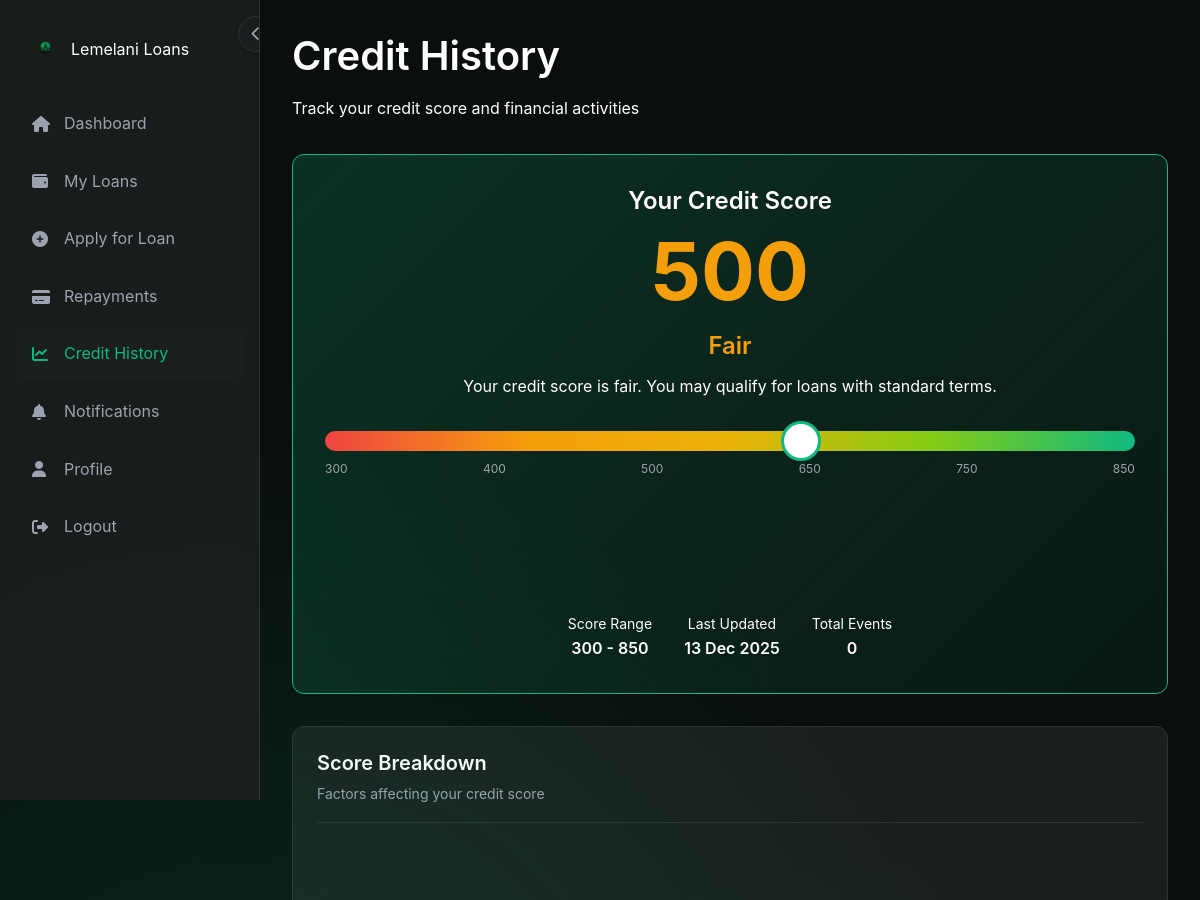
Before: /credit-history.php (signed in, upper part) with the older database file.
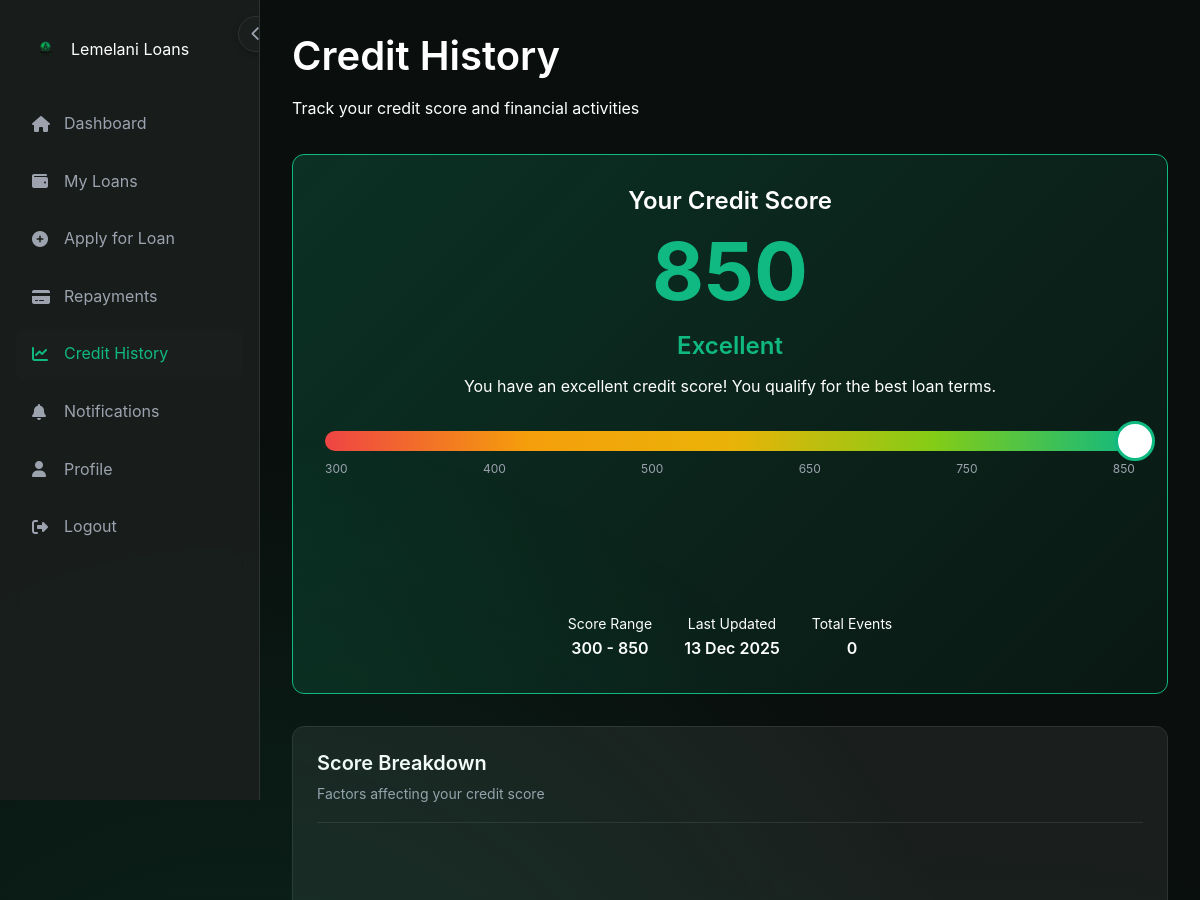
After: the same page with the newer database file.
### tables this page shows
CREATE TABLE users (
    user_id           INT UNSIGNED AUTO_INCREMENT PRIMARY KEY,
    full_name         VARCHAR(150)        NOT NULL,
    national_id       VARCHAR(30)         NOT NULL UNIQUE,
    phone             VARCHAR(20)         NOT NULL UNIQUE,
    email             VARCHAR(150)       UNIQUE,
    date_of_birth     DATE,
    gender            ENUM('male','female','other'),
    password_hash     VARCHAR(255)        NOT NULL,
    profile_photo     VARCHAR(255),
    is_verified       TINYINT(1)          DEFAULT 0,
    verification_status ENUM('pending','verified','rejected') DEFAULT 'pending',
    account_status    ENUM('active','suspended','blacklisted','closed') DEFAULT 'active',
    role              ENUM('customer','admin','manager')     DEFAULT 'customer',
    credit_score      SMALLINT UNSIGNED   DEFAULT 300,
    last_login        TIMESTAMP NULL,
    created_at        TIMESTAMP           DEFAULT CURRENT_TIMESTAMP,
    updated_at        TIMESTAMP           DEFAULT CURRENT_TIMESTAMP ON UPDATE CURRENT_TIMESTAMP,
    INDEX idx_national_id (national_id),
    INDEX idx_email (email),
    INDEX idx_role (role),
    INDEX idx_account_status (account_status),
    INDEX idx_is_verified (is_verified)
);

### config/config.php (called while the page is built, shortened)
<?php
function get_user_id() {
    return $_SESSION['user_id'] ?? null;
}
function format_date($date) {
    return date('d M Y', strtotime($date));
}
?>

### classes/User.php (called while the page is built, shortened)
<?php
class User {
    private $conn;
    private $table_name = "users";
    public function __construct($db) {
        $this->conn = $db;
    }
    public function getUserById($user_id) {
        $query = "SELECT u.*,
                         u.profile_photo AS selfie_path,
                         (
                            SELECT ud.file_path
                            FROM user_documents ud
                            WHERE ud.user_id = u.user_id AND ud.doc_type = 'national_id'
                            ORDER BY ud.uploaded_at DESC
                            LIMIT 1
                         ) AS id_document_path
                  FROM " . $this->table_name . " u
                  WHERE u.user_id = :user_id
                  LIMIT 1";
        $stmt = $this->conn->prepare($query);
        $stmt->bindParam(':user_id', $user_id);
        $stmt->execute();
        if ($stmt->rowCount() > 0) {
            $row = $stmt->fetch(PDO::FETCH_ASSOC);
            return $row;
        }
        return null;
    }
}
?>

### credit-history.php (the view, shortened to what the changed rows need)
<?php
require_once 'config/config.php';
require_once 'classes/User.php';
$database = new Database();
$db = $database->getConnection();
$user = new User($db);
$user_data = $user->getUserById(get_user_id());
$credit_score = $user_data['credit_score'];
function getCreditRating($score) {
    if ($score >= 750) return ['Excellent', 'var(--success)', 'You have an excellent credit score! You qualify for the best loan terms.'];
    if ($score >= 500) return ['Fair', 'var(--warning)', 'Your credit score is fair. You may qualify for loans with standard terms.'];
    return ['Very Poor', 'var(--error)', 'Your credit score is low. Build credit by repaying loans on time.'];
}
list($rating, $rating_color, $rating_message) = getCreditRating($credit_score);
?>
<!DOCTYPE html>
<html lang="en">
<head>
    <link rel="stylesheet" href="assets/css/style.css">
    <link rel="stylesheet" href="assets/css/fontawesome-all.min.css" />
</head>
<body>
    <div class="main-wrapper">
        <div class="main-content">
            <h1>Credit History</h1>
            <div class="credit-score-card">
                <h3 style="margin-bottom: 0.5rem;">Your Credit Score</h3>
                <div class="credit-score-display" style="color: <?php echo $rating_color; ?>">
                    <?php echo $credit_score; ?>
                </div>
                <div style="font-size: 1.5rem; font-weight: 600; color: <?php echo $rating_color; ?>; margin-bottom: 0.5rem;">
                    <?php echo $rating; ?>
                </div>
                <p class="text-secondary"><?php echo $rating_message; ?></p>
                <div class="credit-gauge">
                    <div class="gauge-bg">
                    </div>
                    <div class="gauge-labels">
                    </div>
                </div>
                <div style="display: flex; justify-content: center; gap: 2rem; margin-top: 2rem; flex-wrap: wrap;">
                    <div>
                    </div>
                    <div>
                        <div class="text-secondary" style="font-size: 0.875rem;">Last Updated</div>
                        <div style="font-weight: 600;"><?php echo format_date($user_data['updated_at']); ?></div>
                    </div>
                    <div>
                    </div>
                </div>
            </div>
        </div>
    </div>
</body>
</html>

Changed rows visible on the page:
changed users: credit_score "500" → "850"
Other visible differences:
$rating: "Fair" → "Excellent"
$rating_message: "Your credit score is fair. You may qualify for loans with standard terms." → "You have an excellent credit score! You qualify for the best loan terms."
